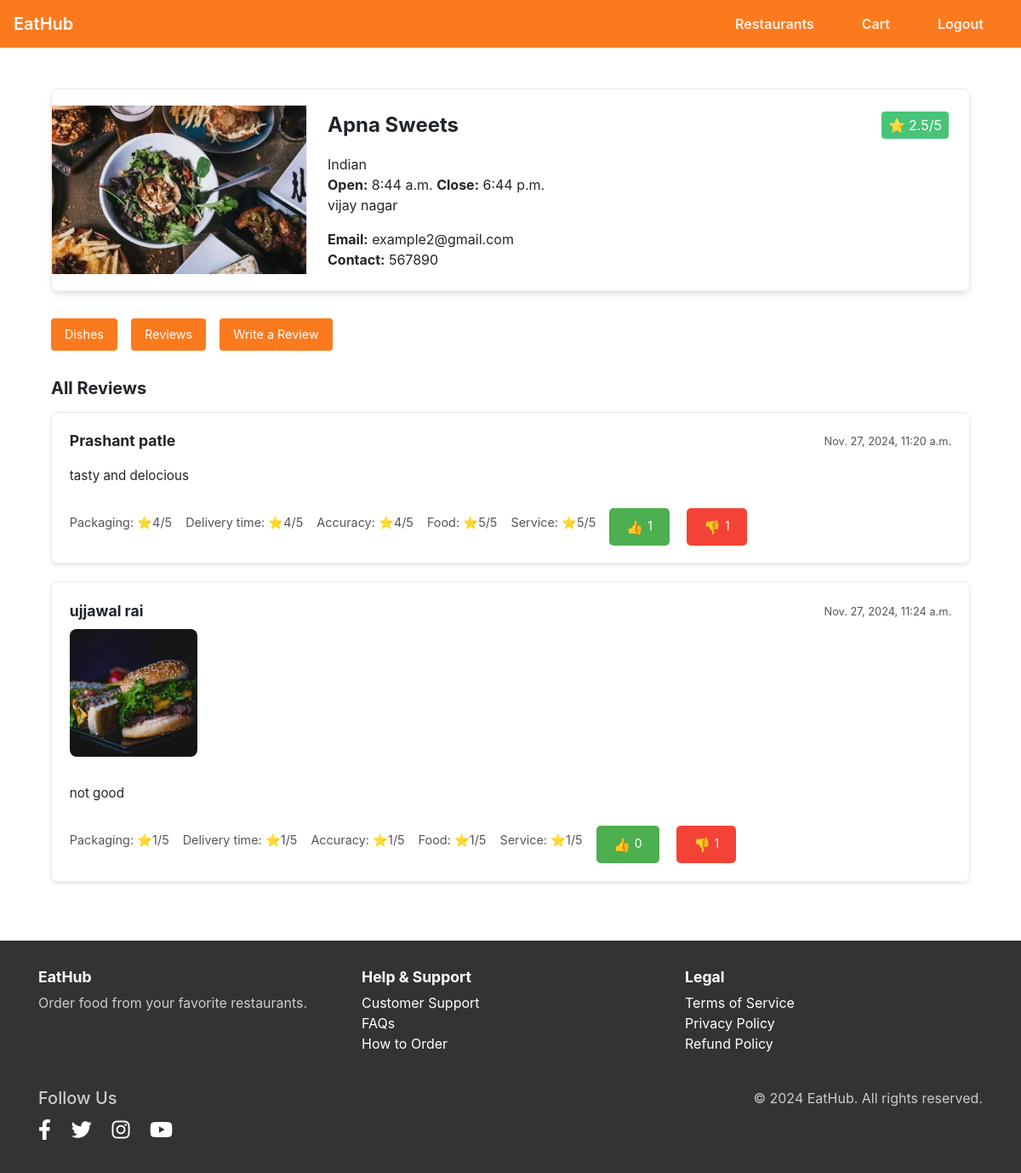
Page /show_review/2/ (signed in) on the committed database.
### Restaurants/models.py (models this page shows, shortened)
class Restaurant(models.Model):
    CUISINE_CHOICES = [('Italian', 'Italian'), ('Chinese', 'Chinese'), ('Indian', 'Indian')]
    owner = models.ForeignKey(RestaurantOwner, on_delete=models.CASCADE)
    name = models.CharField(max_length=100)
    email = models.EmailField(max_length=50)
    location = models.TextField(max_length=50)
    cuisine_type = models.CharField(max_length=50, choices=CUISINE_CHOICES)
    open_at = models.TimeField()
    close_at = models.TimeField()
    contact_info = models.CharField(max_length=100)
    restaurant_img = models.ImageField(upload_to='restaurant_images/', blank=True, null=True)
    avg_rating = models.FloatField(default=0.0)

### Reviews/models.py (models this page shows)
class Review(models.Model):
    restaurant = models.ForeignKey(Restaurant, on_delete=models.CASCADE)
    customer = models.ForeignKey(Customer, on_delete=models.CASCADE)
    review_text = models.TextField()
    food_rating = models.IntegerField()
    service_rating = models.IntegerField()
    delivery_time_rating = models.IntegerField(blank=True, null=True)
    packaging_rating = models.IntegerField(blank=True, null=True)
    order_accuracy_rating = models.IntegerField(blank=True, null=True)
    review_img = models.ImageField(upload_to='review_images/', blank=True, null=True)
    likes = models.IntegerField(default=0)
    date_posted = models.DateTimeField(auto_now_add=True)
    dislikes = models.IntegerField(default=0)
    objects = ReviewManager()

### users/models.py (models this page shows, shortened)
class EatHubAdmin(AbstractBaseUser, PermissionsMixin):
    email = models.EmailField(unique=True)
    user_name = models.CharField(max_length=150, unique=True)
    is_staff = models.BooleanField(default=False)
    is_active = models.BooleanField(default=True)
    date_joined = models.DateTimeField(default=timezone.now)
    objects = CustomUserManager()
    USERNAME_FIELD = 'email'
    REQUIRED_FIELDS = []

class Customer(EatHubAdmin):
    name = models.CharField(max_length=100)
    mobile_number = models.CharField(max_length=15)
    address = models.TextField(null=True, blank=True)
    profile = models.ImageField(upload_to='customer_profile_imagess/', blank=True, null=True)
    is_customer = models.BooleanField(default=True)
    def __str__(self):
        return self.name

### Reviews/views.py (the view)
# urls.py: path('show_review/<int:restaurant_id>/', views.Show_reviews, name='show_review'),
@login_required(login_url='login')
def Show_reviews(request,restaurant_id):
    if hasattr(request.user, 'customer') and request.user.customer.is_customer:
        restaurant = Restaurant.objects.get(id=restaurant_id)
        reviews = Review.objects.filter(restaurant=restaurant)
        return render(request,'review/show_review.html',{'restaurant':restaurant, 'reviews':reviews } )
    else:
        return redirect('login')

### templates/review/show_review.html (shortened to what this page needs)
{% extends "base_home.html" %}
{% block navbar_item %}
<div class="collapse navbar-collapse" id="navbarNav">
    <ul class="navbar-nav ml-auto">
        <li class="nav-item"><a class="nav-link" href="{% url 'customer_home'%}">Restaurants</a></li>
        <li class="nav-item"><a class="nav-link" href="{% url 'view_cart' %}">Cart</a></li>
        <li class="nav-item"><a class="nav-link" href="{% url 'logout' %}">Logout</a></li>
    </ul>
</div>
{% endblock navbar_item %}
{% block content %}
<div class="container">
    <div class="restaurant-card">
        {% if restaurant.restaurant_img %}
            <img src="{{ restaurant.restaurant_img.url }}" alt="{{ restaurant.name }}">
        {% else %}
            <p>No image available.</p>
        {% endif %}
        <div class="restaurant-details">
            <div class="restaurant-info-row">
                <span class="restaurant-name">{{ restaurant.name }}</span>
                <span class="restaurant-rating">⭐ {{  restaurant.avg_rating }}/5</span>
            </div>
            <div class="cuisine-type">{{ restaurant.cuisine_type }}</div>
            <div class="time-info">
                <span><strong>Open:</strong> {{ restaurant.open_at }}</span>
                <span><strong>Close:</strong> {{ restaurant.close_at }}</span>
            </div>
            <p class="location">{{ restaurant.location }}</p>
            <div>
                <strong>Email:</strong> {{ restaurant.email }}<br>
                <strong>Contact:</strong> {{ restaurant.contact_info }}<br>
            </div>
        </div>
    </div>
    <div class="button-row">
        <a href="{% url 'restaurant_detail' restaurant.id %}">Dishes</a>
        <a href="{% url 'show_review' restaurant.id %}">Reviews</a>
        <a href="{% url 'submit_review' restaurant.id %}">Write a Review</a>
    </div>
    <h5 class="reviews-heading">All Reviews</h5>
    {% for review in reviews %}
        <div class="review-card">
            <div class="review-header">
                <span class="review-customer">{{ review.customer }}</span>
                <span class="review-date">{{ review.date_posted }}</span>
            </div>
            {% if review.review_img %}
                <img src="{{ review.review_img.url }}" alt="Review Image" style="width: 150px; height: 150px; object-fit: cover; border-radius: 8px; margin-bottom: 1rem;">
            {% endif %}
            <div class="review-text">{{ review.review_text }}</div>
            <div class="review-rating">
                <span>Packaging: ⭐{{ review.packaging_rating }}/5</span>
                <span>Delivery time: ⭐{{ review.delivery_time_rating }}/5</span>
                <span>Accuracy: ⭐{{ review.order_accuracy_rating }}/5</span>
                <span>Food: ⭐{{ review.food_rating }}/5</span>
                <span>Service: ⭐{{ review.service_rating }}/5</span>
                <div class="review-actions">
                    <form action="{% url 'like_review' review.id %}" method="post" class="review-action-form">
                        <button type="submit" class="like-btn">
                            👍<span class="like-count">{{ review.likes }}</span>
                        </button>
                    </form>
                    <form action="{% url 'dislike_review' review.id %}" method="post" class="review-action-form">
                        <button type="submit" class="dislike-btn">
                            👎  <span class="dislike-count">{{ review.dislikes}}</span>
                        </button>
                    </form>
                </div>
            </div>
        </div>
    {% endfor %}
</div>
{% endblock content %}

### rows in the picture
Restaurant: restaurant_img (picture), name "Apna Sweets", avg_rating "2.5", cuisine_type "Indian", open_at "8:44 a.m.", close_at "6:44 p.m.", location "vijay nagar", email "example2@gmail.com", contact_info "567890"
Review: customer "Prashant patle", date_posted "Nov. 27, 2024, 11:20 a.m.", review_text "tasty and delocious", packaging_rating "4", delivery_time_rating "4", order_accuracy_rating "4", food_rating "5", service_rating "5", likes "1", dislikes "1"
Review: customer "ujjawal rai", date_posted "Nov. 27, 2024, 11:24 a.m.", review_img (picture), review_text "not good", packaging_rating "1", delivery_time_rating "1", order_accuracy_rating "1", food_rating "1", service_rating "1", likes "0", dislikes "1"
